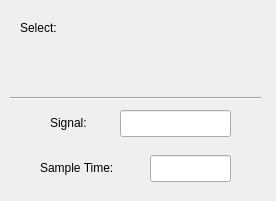
<?xml version="1.0" encoding="UTF-8"?>
<ui version="4.0">
 <class>SelectSignal</class>
 <widget class="TaurusWidget" name="SelectSignal">
  <property name="geometry">
   <rect>
    <x>0</x>
    <y>0</y>
    <width>276</width>
    <height>201</height>
   </rect>
  </property>
  <property name="windowTitle">
   <string>Form</string>
  </property>
  <widget class="QLabel" name="label_signal">
   <property name="geometry">
    <rect>
     <x>50</x>
     <y>115</y>
     <width>51</width>
     <height>16</height>
    </rect>
   </property>
   <property name="text">
    <string>Signal:</string>
   </property>
  </widget>
  <widget class="QLabel" name="label_sampletime">
   <property name="geometry">
    <rect>
     <x>40</x>
     <y>160</y>
     <width>101</width>
     <height>16</height>
    </rect>
   </property>
   <property name="text">
    <string>Sample Time:</string>
   </property>
  </widget>
  <widget class="QLineEdit" name="SampleTimelineEdit">
   <property name="geometry">
    <rect>
     <x>150</x>
     <y>155</y>
     <width>81</width>
     <height>27</height>
    </rect>
   </property>
   <property name="layoutDirection">
    <enum>Qt::RightToLeft</enum>
   </property>
  </widget>
  <widget class="Line" name="line">
   <property name="geometry">
    <rect>
     <x>10</x>
     <y>90</y>
     <width>251</width>
     <height>16</height>
    </rect>
   </property>
   <property name="orientation">
    <enum>Qt::Horizontal</enum>
   </property>
  </widget>
  <widget class="QLabel" name="label_select">
   <property name="geometry">
    <rect>
     <x>20</x>
     <y>20</y>
     <width>51</width>
     <height>16</height>
    </rect>
   </property>
   <property name="text">
    <string>Select:</string>
   </property>
  </widget>
  <widget class="QLineEdit" name="SignallineEdit">
   <property name="geometry">
    <rect>
     <x>120</x>
     <y>110</y>
     <width>111</width>
     <height>27</height>
    </rect>
   </property>
   <property name="layoutDirection">
    <enum>Qt::RightToLeft</enum>
   </property>
  </widget>
 </widget>
 <customwidgets>
  <customwidget>
   <class>TaurusWidget</class>
   <extends>QWidget</extends>
   <header>taurus.qt.qtgui.container</header>
   <container>1</container>
  </customwidget>
 </customwidgets>
 <resources/>
 <connections/>
</ui>
